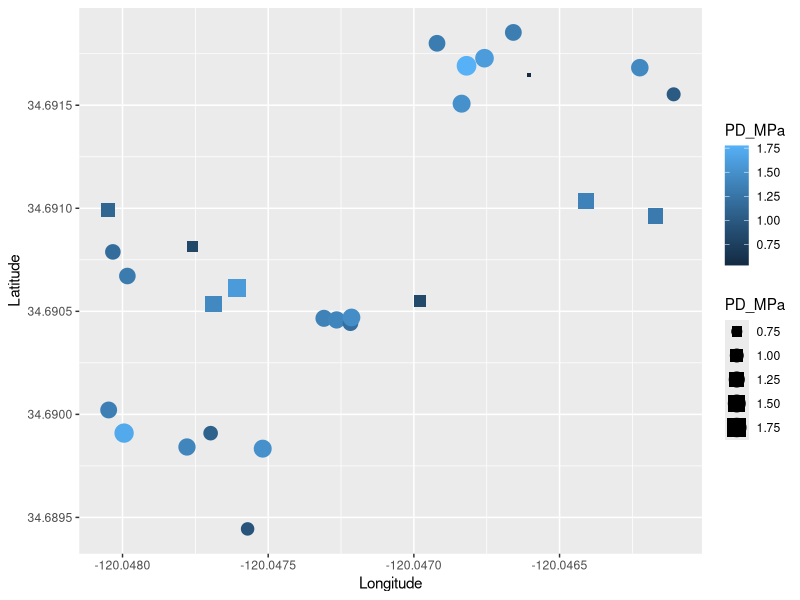

Generate this figure with R:
################################################################
######## INITIAL WATER POTENTIAL ANALYSIS ######################
################################################################


####### Load Packages ###########
#install.packages("tidyverse")
library(tidyverse)
library(readxl)
library(car)
library(lubridate)


#+++++++++++++++++++++++++++++++++




#_______________________________________________________________
############# LOAD DATA ########################################

#### Tree Locations
latlon <- read.csv("Data_05042022/Trees_LatLon.csv")
# pull out 'B' and 'L' at start of tree names
latlon$Tree <- latlon$Name
latlon$Tree <- str_remove(pattern="B", string=latlon$Tree)
latlon$Tree <- str_remove(pattern="L", string=latlon$Tree)

latlon$Species <- NA
latlon$Species[grep("B",latlon$Name )] <- "B"
latlon$Species[grep("L",latlon$Name )] <- "L"
##### Water Potentials

#Date: 411-412 WP + LWC
wpwc4.11 <- read_excel("Data_05042022/WP_WC/SHIFT data collection 2022.xlsx",sheet="411-412 WP + LWC", skip=5, na = "NA")
# PD3 has problems
wpwc4.11$PD3


######### . Data cleaning ####################

# take wide form and hella messy data and start making in long

# pull out predawns and make them wide form
wp4.11pd <- wpwc4.11 %>% select(!matches("_g_")) %>% 
  select(1:3,6,matches("PD")) %>% 
  select(-PD_bulk_wet, -PD_bulk_dry, -PD_avg) %>% 
  pivot_longer(cols=matches("PD[1-9]") 
               , names_to="PD"
               , values_to="MPa"
               , values_drop_na=TRUE)
# add in sampling date
wp4.11pd$Date <- as_date("2022-04-11")

#average to tree
wp411pdind <- wp4.11pd %>% group_by(Tag) %>% summarise(PD_MPa = mean(MPa))

#add in lat lon
wp411 <- full_join(wp411pdind, latlon, by= c("Tag"="Tree"))







########### DATA VIZ ##############

ggplot(wp411[wp411$PD_MPa>0 & wp411$Species=="B",], aes(x=Longitude, y=Latitude, col=PD_MPa, size=PD_MPa)) +
  geom_point() + 
  geom_point(data=wp411[which(wp411$PD_MPa>0 & wp411$Species=="L"),],shape=15)
